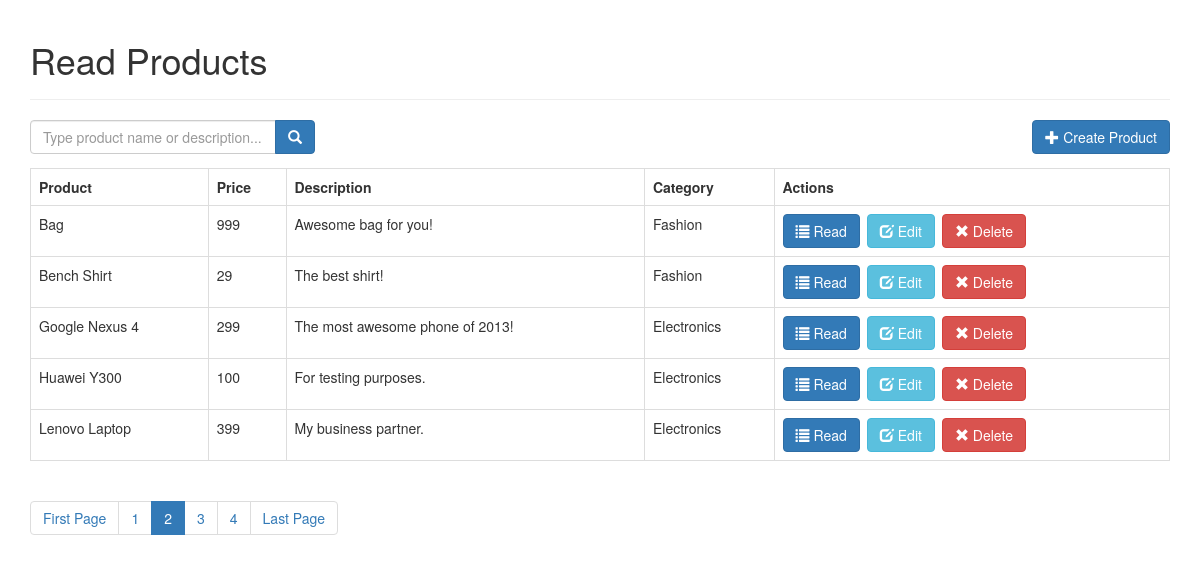
The app's page /index.php?page=2 with its own data.
### tables this page shows
CREATE TABLE `products` (
  `id` int(11) NOT NULL,
  `name` varchar(32) NOT NULL,
  `description` text NOT NULL,
  `price` int(11) NOT NULL,
  `category_id` int(11) NOT NULL,
  `created` datetime NOT NULL,
  `modified` timestamp NOT NULL DEFAULT current_timestamp()
);

CREATE TABLE `categories` (
  `id` int(11) NOT NULL,
  `name` varchar(256) NOT NULL,
  `created` datetime NOT NULL,
  `modified` timestamp NOT NULL DEFAULT current_timestamp()
);

### index.php (called while the page is built, shortened)
<?php
    include_once 'config/core.php';
    include_once 'objects/product.php';
    include_once 'objects/category.php';
    $database = new Database();
    $db = $database->getConnection();
    $product = new Product($db);
    $category = new Category($db);
    include_once "layout_header.php";
    $stmt = $product->readAll($from_record_num, $records_per_page);
    $total_rows=$product->countAll();
    include_once "read_template.php";
    include_once "layout_footer.php";
?>

### objects/product.php (called while the page is built, shortened)
<?php
    class Product{
        private $conn;
        private $table_name = "products";
        public function __construct($db){
            $this->conn = $db;
        }
        function readAll($from_record_num, $records_per_page){
            $query = "SELECT
                        id, name, description, price, category_id
                    FROM
                        " . $this->table_name . "
                    ORDER BY
                        name ASC
                    LIMIT
                        {$from_record_num}, {$records_per_page}";
            $stmt = $this->conn->prepare( $query );
            $stmt->execute();
            return $stmt;
        }
        public function countAll(){
            $query = "SELECT id FROM " . $this->table_name . "";
            $stmt = $this->conn->prepare( $query );
            $stmt->execute();
            $num = $stmt->rowCount();
            return $num;
        }
    }
?>

### config/core.php (called while the page is built)
<?php
$page = isset($_GET['page']) ? $_GET['page'] : 1;
$records_per_page = 5;
$from_record_num = ($records_per_page * $page) - $records_per_page;
?>

### objects/category.php (called while the page is built, shortened)
<?php
    class Category{
        private $conn;
        private $table_name = "categories";
        public $id;
        public function __construct($db){
            $this->conn = $db;
        }
        function readName(){
            $query = "SELECT name FROM " . $this->table_name . " WHERE id = ? limit 0,1";
            $stmt = $this->conn->prepare( $query );
            $stmt->bindParam(1, $this->id);
            $stmt->execute();
            $row = $stmt->fetch(PDO::FETCH_ASSOC);
            $this->name = $row['name'];
        }
    }
?>

### read_template.php (the view)
<?php
echo "<form role='search' action='search.php'>";
    echo "<div class='input-group col-md-3 pull-left margin-right-1em'>";
        $search_value=isset($search_term) ? "value='{$search_term}'" : "";
        echo "<input type='text' class='form-control' placeholder='Type product name or description...' name='s' id='srch-term' required {$search_value} />";
        echo "<div class='input-group-btn'>";
            echo "<button class='btn btn-primary' type='submit'><i class='glyphicon glyphicon-search'></i></button>";
        echo "</div>";
    echo "</div>";
echo "</form>";
echo "<div class='right-button-margin'>";
    echo "<a href='create_product.php' class='btn btn-primary pull-right'>";
        echo "<span class='glyphicon glyphicon-plus'></span> Create Product";
    echo "</a>";
echo "</div>";
if($total_rows>0){
    echo "<table class='table table-hover table-responsive table-bordered'>";
        echo "<tr>";
            echo "<th>Product</th>";
            echo "<th>Price</th>";
            echo "<th>Description</th>";
            echo "<th>Category</th>";
            echo "<th>Actions</th>";
        echo "</tr>";
        while ($row = $stmt->fetch(PDO::FETCH_ASSOC)){
            extract($row);
            echo "<tr>";
                echo "<td>{$name}</td>";
                echo "<td>{$price}</td>";
                echo "<td>{$description}</td>";
                echo "<td>";
                    $category->id = $category_id;
                    $category->readName();
                    echo $category->name;
                echo "</td>";
                echo "<td>";
                    echo "<a href='read_one.php?id={$id}' class='btn btn-primary left-margin'>";
                        echo "<span class='glyphicon glyphicon-list'></span> Read";
                    echo "</a>";
                    echo "<a href='update_product.php?id={$id}' class='btn btn-info left-margin'>";
                        echo "<span class='glyphicon glyphicon-edit'></span> Edit";
                    echo "</a>";
                    echo "<a delete-id='{$id}' class='btn btn-danger delete-object'>";
                        echo "<span class='glyphicon glyphicon-remove'></span> Delete";
                    echo "</a>";
                echo "</td>";
            echo "</tr>";
        }
    echo "</table>";
    include_once 'paging.php';
}
else{
    echo "<div class='alert alert-danger'>No products found.</div>";
}
?>

### libs/css/custom.css (style rules this page uses)
.left-margin { margin:0 .5em 0 0; }
.right-button-margin { margin: 0 0 1em 0; overflow: hidden; }

### records on screen
products: name "Bag", price "999", description "Awesome bag for you!", category.name "Fashion"
products: name "Bench Shirt", price "29", description "The best shirt!", category.name "Fashion"
products: name "Google Nexus 4", price "299", description "The most awesome phone of 2013!", category.name "Electronics"
products: name "Huawei Y300", price "100", description "For testing purposes.", category.name "Electronics"
products: name "Lenovo Laptop", price "399", description "My business partner.", category.name "Electronics"

### other values on screen
$page_title "Read Products"
